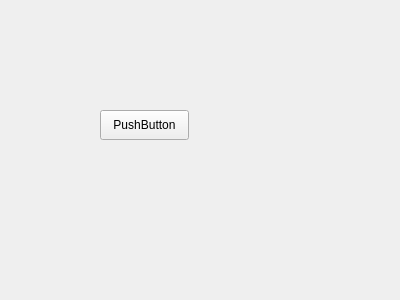
<?xml version="1.0" encoding="UTF-8"?>
<ui version="4.0">
 <class>Form</class>
 <widget class="QWidget" name="Form">
  <property name="geometry">
   <rect>
    <x>0</x>
    <y>0</y>
    <width>400</width>
    <height>300</height>
   </rect>
  </property>
  <property name="windowTitle">
   <string>Form</string>
  </property>
  <widget class="QPushButton" name="pushButton">
   <property name="geometry">
    <rect>
     <x>100</x>
     <y>110</y>
     <width>89</width>
     <height>30</height>
    </rect>
   </property>
   <property name="text">
    <string>PushButton</string>
   </property>
  </widget>
 </widget>
 <resources/>
 <connections/>
</ui>
